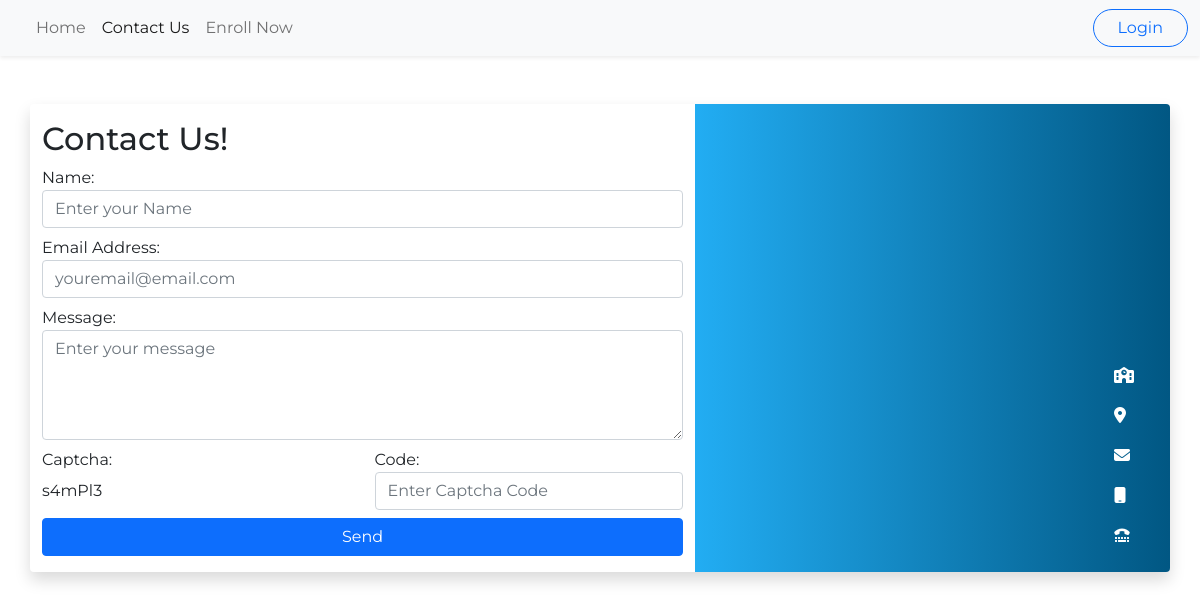
Before: /contactUs.php with the older database file.
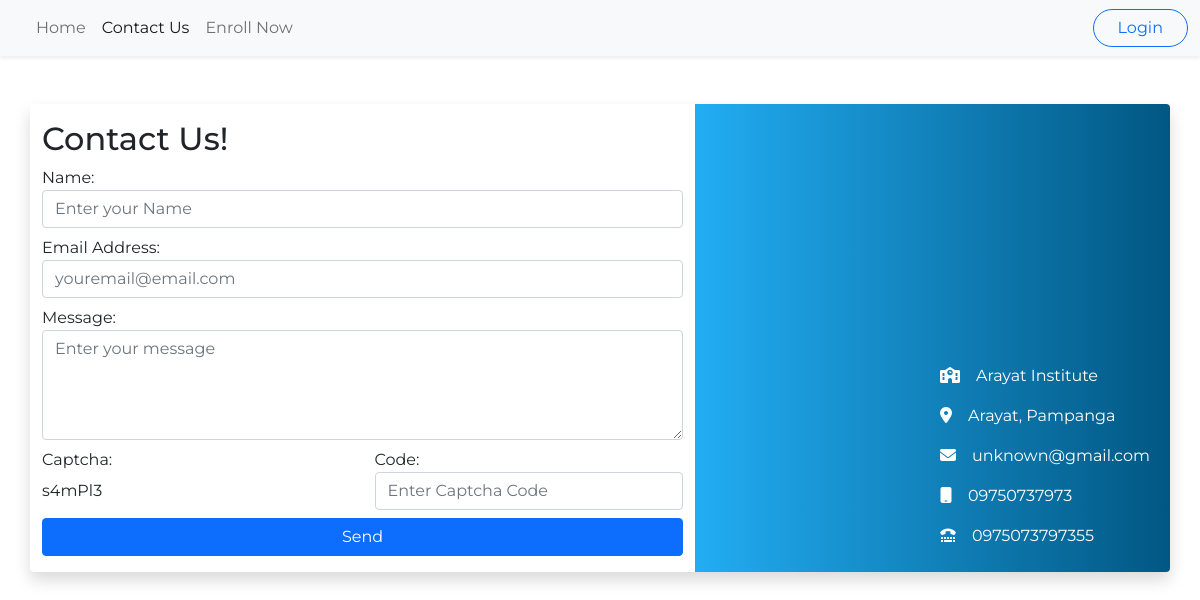
After: the same page with the newer database file.
### tables this page shows
CREATE TABLE `school_profile` (
  `id` int(11) NOT NULL,
  `name` varchar(255) DEFAULT NULL,
  `location` varchar(255) DEFAULT NULL,
  `email` varchar(255) DEFAULT NULL,
  `mobile_number` varchar(15) DEFAULT NULL,
  `telephone_number` varchar(15) DEFAULT NULL,
  `description` text DEFAULT NULL
);

### contactUs.php (the view)
<?php
include 'index-template/header.php';
?>
<div class="container my-5 rounded shadow">
    <div class="row">
        <div class="col-7 py-3 ">
            <h2>Contact Us!</h2>
            <label for="">Name:</label>
            <div class="input-group mb-2">
                <input type="text" class="form-control" name="contact-name" placeholder="Enter your Name" id="">
            </div>
            <label for="">Email Address:</label>
            <div class="input-group mb-2">
                <input type="email" class="form-control" name="contact-email" placeholder="youremail@email.com" id="">
            </div>
            <label for="">Message:</label>
            <div class="input-group mb-2">
                <textarea name="contact-message" id="" cols="30" rows="4" placeholder="Enter your message" class="form-control"></textarea>
            </div>
            <div class="row form-row mb-2">
                <div class="col-6">
                    <label for="">Captcha:</label>
                    <input type="text" value="s4mPl3" readonly class="form-control-plaintext">
                </div>
                <div class="col-6">
                    <label for="">Code:</label>
                    <input type="text" value="" class="form-control" placeholder="Enter Captcha Code">
                </div>
            </div>
            <div class="row mx-0">
                <button class="btn btn-primary">Send</button>
            </div>
        </div>
        <?php
        include_once("config/dbcon.php");
        $sql = "SELECT * FROM school_profile";
        $result = $conn->query($sql);
        if ($result->num_rows > 0) {
            $row = $result->fetch_assoc();
            $universityName = $row['name'];
            $location = $row['location'];
            $email = $row['email'];
            $mobileNumber = $row['mobile_number'];
            $ttyNumber = $row['telephone_number'];
        }
        ?>
        <div class="col-5 bg-gradient-custom rounded-end d-flex justify-content-end align-items-end">
            <div class="d-flex text-white flex-column bd-highlight mb-3 ">
                <div class="d-flex bd-highlight">
                    <div class="p-2 bd-highlight"><i class="fa-solid fa-school"></i></div>
                    <div class="p-2 flex-grow-1 bd-highlight"> <?php echo $universityName; ?></div>
                </div>
                <div class="d-flex bd-highlight">
                    <div class="p-2 bd-highlight"><i class="fa-solid fa-location-dot"></i></div>
                    <div class="p-2 flex-grow-1 bd-highlight"> <?php echo $location; ?></div>
                </div>
                <div class="d-flex bd-highlight">
                    <div class="p-2 bd-highlight"><i class="fa-solid fa-envelope"></i></div>
                    <div class="p-2 flex-grow-1 bd-highlight"> <?php echo $email; ?></div>
                </div>
                <div class="d-flex bd-highlight">
                    <div class="p-2 bd-highlight"><i class="fa-solid fa-mobile"></i></div>
                    <div class="p-2 flex-grow-1 bd-highlight"> <?php echo $mobileNumber; ?></div>
                </div>
                <div class="d-flex bd-highlight">
                    <div class="p-2 bd-highlight"><i class="fa-solid fa-tty"></i></div>
                    <div class="p-2 flex-grow-1 bd-highlight"> <?php echo $ttyNumber; ?></div>
                </div>
            </div>
        </div>
    </div>
</div>
<?php
include 'index-template/footer.php';
?>

### index-template/header.php (shortened to what this page needs)
<?php $page = substr($_SERVER['SCRIPT_NAME'], strrpos($_SERVER['SCRIPT_NAME'], "/") + 1); ?>
<!DOCTYPE html>
<html lang="en">
<head>
    <link href="https://cdn.jsdelivr.net/npm/bootstrap@5.0.2/dist/css/bootstrap.min.css" rel="stylesheet">
    <link rel="stylesheet" href="assets\fontawesome\css\all.css">
    <link rel="stylesheet" href="assets\fontawesome\css\regular.css">
    <link rel="stylesheet" href="assets\custom\style-custom.css">
</head>
<body>
    <nav class="navbar navbar-expand-lg navbar-light shadow-sm bg-light">
        <div class="container-fluid">
            <div class="collapse navbar-collapse" id="navbarSupportedContent">
                <ul class="navbar-nav me-auto mb-2 mb-lg-0">
                    <li class="nav-item">
                        <a class="nav-link <?= $page == 'index.php' ? 'active' : '' ?>" href="index.php">Home</a>
                    </li>
                    <li class="nav-item">
                        <a class="nav-link <?= $page == 'contactUs.php' ? 'active' : '' ?>" href="contactUs.php">Contact Us</a>
                    </li>
                    <li class="nav-item">
                        <a class="nav-link <?= $page == 'enroll.php' ? 'active' : '' ?>" href="enroll.php">Enroll Now</a>
                    </li>
                </ul>
                <button class="btn btn-outline-primary rounded-pill px-4" data-bs-toggle="modal" data-bs-target="#loginModal">
                    Login
                </button>
            </div>
        </div>
    </nav>

### index-template/footer.php (shortened to what this page needs)
</body>
</html>

### assets/custom/style-custom.css (style rules this page uses)
body { font-family: 'Montserrat', sans-serif; }
.bg-gradient-custom { background: linear-gradient(90deg, #22adf3,#015783 ); }

Changed rows visible on the page:
added school_profile: name "Arayat Institute", location "Arayat, Pampanga", email "unknown@gmail.com", mobile_number "09750737973", telephone_number "0975073797355"
